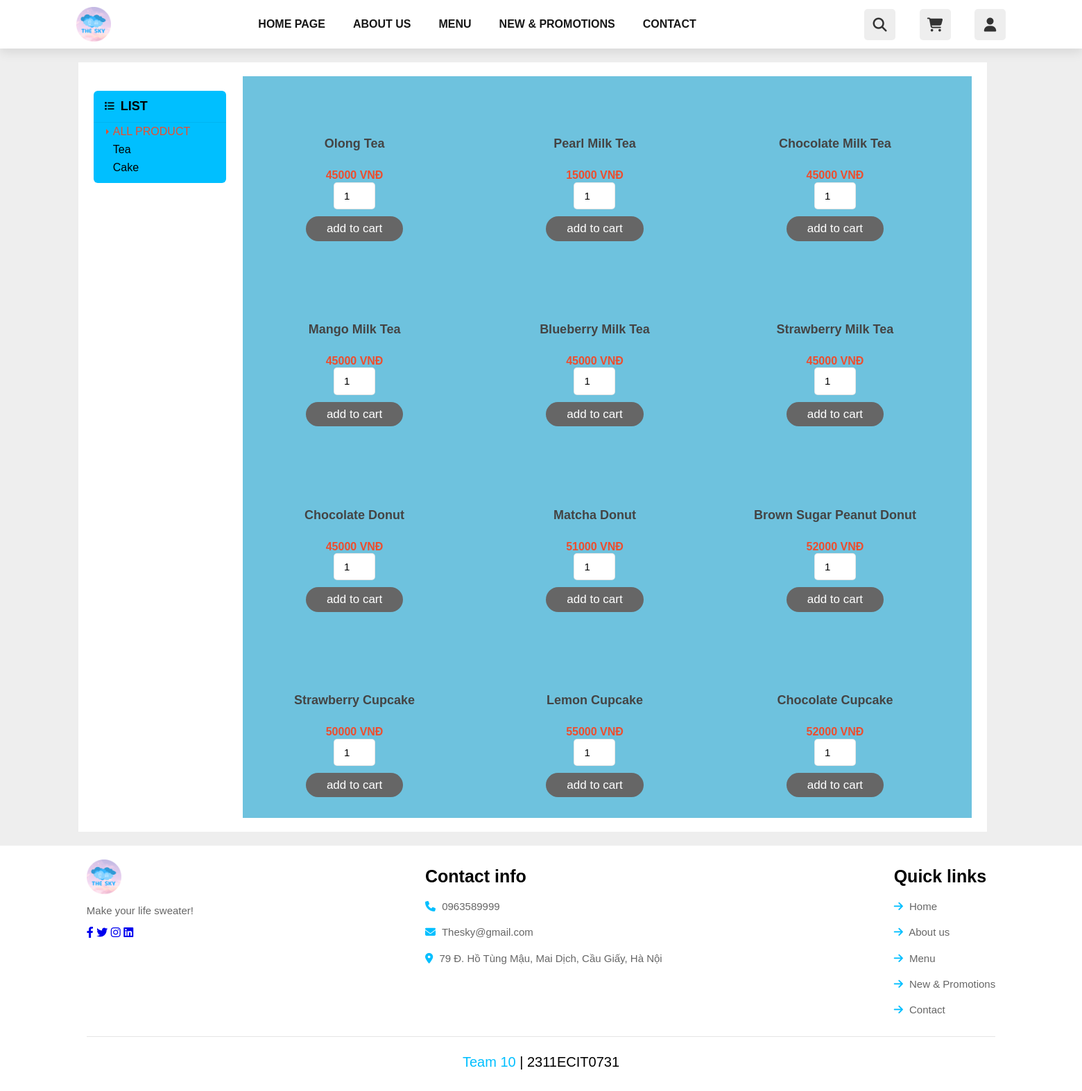
The page /Php/menu.php (signed in) on the database its author committed.
### tables this page shows
CREATE TABLE `sanpham` (
  `id` int(11) NOT NULL,
  `ten_sp` varchar(255) NOT NULL,
  `hinh_anh_sp` varchar(255) NOT NULL,
  `gia_sp` varchar(255) NOT NULL,
  `loai_sp` varchar(255) NOT NULL
);

### Php/menu.php (the view, shortened to what this page needs)
<?php
include 'config.php';
?>
<!DOCTYPE html>
<html>
<head>
	<link rel="stylesheet" type="text/css" href="../Css/menu.css">
	<link rel="stylesheet" type="text/css" href="../Css/base.css">
	<link rel="stylesheet" type="text/css" href="../Css/style.css">
	<link rel="stylesheet" href="https://cdnjs.cloudflare.com/ajax/libs/normalize/8.0.1/normalize.min.css" />
	<link rel="stylesheet" href="https://cdnjs.cloudflare.com/ajax/libs/font-awesome/6.2.0/css/all.min.css">
</head>
<body>
	<header class="header">
		<a href="index.php" class="logo" title="The Sky">
			<img src="../images/Index/navMenu/logo.png" alt="">
		</a>
		<nav class="navbar">
			<ul id="menu">
				<li class="menu-item-object-page menu-item">
					<a href="index.php" aria-current="page">Home page</a>
				</li>
				<li class="menu-item-object-page menu-item">
					<a href="aboutus.php">About us</a>
				</li>
				<li class="menu-item-object-page menu-item">
					<a href="menu.php">Menu</a>
				</li>
				<li class="menu-item-object-page menu-item">
					<a href="newpromotion.php">New &amp; Promotions</a>
				</li>
				<li class="menu-item-object-page menu-item">
					<a href="contact.php">Contact</a>
				</li>
			</ul>
		</nav>
		<div class="icons">
			<div class="fas fa-search" id="search-btn"></div>
			<a href="cart.php">
				<div class="fas fa-shopping-cart" id="cart-btn"> </div>
			</a>
			<div class="fas fa-user" id="login-btn"></div>
		</div>
	</header>
	<main>
		<section class="vertical-menu">
			<div class="grid__row wrapper">
				<div class="grid__collumn-2">
					<nav class="category">
						<h3 class="category__heading">
							<i class="category__heading-icon fa-solid fa-list"></i>
							LIST
						</h3>
						<ul class="category-list">
							<li class="category-item category-item--active ">
								<a href="menu.php" class="category-item__link">ALL PRODUCT</a>
							</li>
							<li class="category-item ">
								<a href="./Menu/tea.php" class="category-item__link">Tea</a>
							</li>
							<li class="category-item ">
								<a href="./Menu/MenuCake.php" class="category-item__link  ">Cake</a>
							</li>
						</ul>
					</nav>
				</div>
				<div class="grid__collumn-10">
					<article class="home-product">
						<div class="grid__row">
							<div class="grid__row-2">
								<?php
								$select_product = mysqli_query($conn, "SELECT * FROM `sanpham`") or die('query failed');
								if (mysqli_num_rows($select_product) > 0) {
									while ($fetch_product = mysqli_fetch_assoc($select_product)) {
								?>
											<div class="grid__row__collumn-2-3 product-container">
										<form action="" method="post">
												<div class="home-product-item product">
													<h4 class="home-product-item__name"><?php echo $fetch_product['ten_sp']; ?></h4>
													<div class="home-product-item__price">
														<span class="home-product-item__new-price"><?php echo $fetch_product['gia_sp']; ?> VNĐ</span> <br>
														<input type="number" min="1" name="product_soluong_sp" value="1">
													</div>
													<input type="submit" value="add to cart" name="add_to_cart" class="btn">
												</div>
											</form>
										</div>
								<?php
									};
								};
								?>
							</div>
						</div>
					</article>
				</div>
		</section>
	</main>
	<footer>
		<section class="footer">
			<div class="box-container">
				<div class="box">
					<a href="index.php" class="logo" title="The Sky">
						<img src="../images/Index/navMenu/logo.png" alt="" />
					</a>
					<p>Make your life sweater!</p>
					<div class="share">
						<a href="#" class="fab fa-facebook-f"></a>
						<a href="#" class="fab fa-twitter"></a>
						<a href="#" class="fab fa-instagram"></a>
						<a href="#" class="fab fa-linkedin"></a>
					</div>
				</div>
				<div class="box">
					<h3>Contact info</h3>
					<a href="#" class="links">
						<i class="fas fa-phone"></i> 0963589999 </a>
					<a href="#" class="links">
						<i class="fas fa-envelope"></i> Thesky@gmail.com
					</a>
					<a href="https://goo.gl/maps/XDPWwX3fv8B8fDVt6" class="links">
						<i class="fas fa-map-marker-alt"></i> 79 Đ. Hồ Tùng Mậu, Mai Dịch, Cầu Giấy, Hà Nội
					</a>
				</div>
				<div class="box">
					<h3>Quick links</h3>
					<a href="#" class="links">
						<i class="fas fa-arrow-right"></i> Home
					</a>
					<a href="#" class="links">
						<i class="fas fa-arrow-right"></i> About us
					</a>
					<a href="#" class="links">
						<i class="fas fa-arrow-right"></i> Menu
					</a>
					<a href="#" class="links">
						<i class="fas fa-arrow-right"></i> New &amp Promotions
					</a>
					<a href="#" class="links">
						<i class="fas fa-arrow-right"></i> Contact
					</a>
				</div>
			</div>
			<div class="credit">
				<span> Team 10 </span> | 2311ECIT0731
			</div>
		</section>
	</footer>
</body>
</html>

### Css/menu.css (style rules this page uses)
.category { background: var(--blue); border-radius: 6px; position: sticky; margin-top: 21px; top: 75px; }
.category-list { padding: 0 0 8px 0; list-style: none; margin-left: 12px; }
.category-item--active .category-item__link { color: var(--price-color) ; }
.category-item--active .category-item__link::before { content: ""; position: absolute; border: 4px solid; border-color: transparent transparent transparent var(--price-color); top: 50%; left: 6px; transform: translateY(-50%); }
.category-item__link { position: relative; text-decoration: none; color: var(--text-corlor); font-size: 16px; padding: 4px 16px; display: block; transition: right linear 0.1s; right: 0; }
.category__heading { font-size: 18px; color: var(--text-corlor); padding: 12px 16px; margin-top: 0; border-bottom:1px solid rgba(0, 0, 0, 0.05) ; }
.category__heading-icon { font-size: 14px; margin-right: 4px; position: relative; top: -1px; }
.home-product { display: flex; flex-flow: row wrap; background: #6ec2de; }
.home-product-item { margin-top: 10px; text-decoration: none; }
.home-product-item__name { font-size: 16px; font-weight: bold; color: var(--text-color); padding: 0 10px; height: 36px; text-align: center; margin-bottom: 0; text-transform: capitalize; }
.home-product-item__price { text-align: center; padding-top: 20px; }
.home-product-item__new-price { font-size: 16px; text-align: center; color: var(--price-color); font-weight: bold; }
.home-product input[type="number"] { width: 60px; border:var(--border); padding:10px 14px; font-size: 15px; color:var(--black); border-radius: 5px; }
.product-container .product { text-align: center; padding: 30px 20px; cursor: pointer; }
.product-container .product .home-product-item__name { font-size: 18px; color: #444; padding: 10px 20px; line-height: 1.1; }

### Css/base.css (style rules this page uses)
:root { --text-color: rgb(0, 0, 0); --background-color:#fff ; --highline-color: #4577aa; --background-item-color:#e6e5e5; --box-color: #f3e600; --white-color: #fff; --price-color: #EE4D2D; --black-color: #000000; }
* { box-sizing: inherit; }
.grid__row { display: flex; flex-wrap: wrap; margin-left: -12px; margin-right: -12px; width: 100%; }
.grid__row-2 { display: flex; flex-wrap: wrap; }
.grid__collumn-2 { padding-left: 12px; padding-right: 12px; width: 16.6667%; }
.grid__row__collumn-2-3 { padding-left: 3px; padding-right: 3px; width: 32%; margin-top: 20px; margin: 20px 5px 0 5px; }
.grid__collumn-10 { width: 83.333%; padding-left: 12px; padding-right: 12px; }

### rows shown on the page
sanpham: ten_sp "Olong Tea", gia_sp "45000"
sanpham: ten_sp "Pearl Milk Tea", gia_sp "15000"
sanpham: ten_sp "Chocolate Milk Tea", gia_sp "45000"
sanpham: ten_sp "Mango Milk Tea", gia_sp "45000"
sanpham: ten_sp "Blueberry Milk Tea", gia_sp "45000"
sanpham: ten_sp "Strawberry Milk Tea", gia_sp "45000"
sanpham: ten_sp "Chocolate Donut", gia_sp "45000"
sanpham: ten_sp "Matcha Donut", gia_sp "51000"
sanpham: ten_sp "Brown Sugar Peanut Donut", gia_sp "52000"
sanpham: ten_sp "Strawberry Cupcake", gia_sp "50000"
sanpham: ten_sp "Lemon Cupcake", gia_sp "55000"
sanpham: ten_sp "Chocolate Cupcake", gia_sp "52000"
